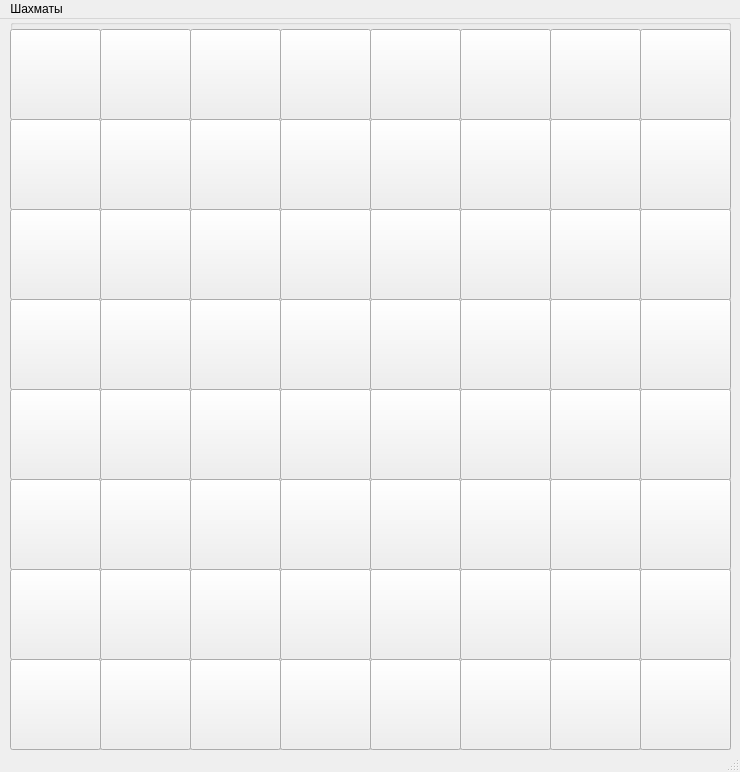
<?xml version="1.0" encoding="UTF-8"?>
<ui version="4.0">
 <class>MainWindow</class>
 <widget class="QMainWindow" name="MainWindow">
  <property name="geometry">
   <rect>
    <x>0</x>
    <y>0</y>
    <width>740</width>
    <height>772</height>
   </rect>
  </property>
  <property name="windowTitle">
   <string>MainWindow</string>
  </property>
  <widget class="QWidget" name="centralwidget">
   <widget class="QGroupBox" name="groupBox">
    <property name="geometry">
     <rect>
      <x>10</x>
      <y>0</y>
      <width>721</width>
      <height>731</height>
     </rect>
    </property>
    <property name="title">
     <string/>
    </property>
    <widget class="QPushButton" name="p1">
     <property name="enabled">
      <bool>true</bool>
     </property>
     <property name="geometry">
      <rect>
       <x>0</x>
       <y>640</y>
       <width>91</width>
       <height>91</height>
      </rect>
     </property>
     <property name="text">
      <string/>
     </property>
     <property name="iconSize">
      <size>
       <width>52</width>
       <height>150</height>
      </size>
     </property>
     <property name="checkable">
      <bool>false</bool>
     </property>
     <property name="default">
      <bool>false</bool>
     </property>
    </widget>
    <widget class="QPushButton" name="p2">
     <property name="geometry">
      <rect>
       <x>90</x>
       <y>640</y>
       <width>91</width>
       <height>91</height>
      </rect>
     </property>
     <property name="text">
      <string/>
     </property>
     <property name="icon">
      <iconset>
       <normaloff>chess_figures/hourse_black.bmp</normaloff>chess_figures/hourse_black.bmp</iconset>
     </property>
     <property name="iconSize">
      <size>
       <width>47</width>
       <height>145</height>
      </size>
     </property>
    </widget>
    <widget class="QPushButton" name="p3">
     <property name="geometry">
      <rect>
       <x>180</x>
       <y>640</y>
       <width>91</width>
       <height>91</height>
      </rect>
     </property>
     <property name="text">
      <string/>
     </property>
     <property name="icon">
      <iconset>
       <normaloff>chess_figures/slon_black.bmp</normaloff>chess_figures/slon_black.bmp</iconset>
     </property>
     <property name="iconSize">
      <size>
       <width>47</width>
       <height>145</height>
      </size>
     </property>
    </widget>
    <widget class="QPushButton" name="p4">
     <property name="geometry">
      <rect>
       <x>270</x>
       <y>640</y>
       <width>91</width>
       <height>91</height>
      </rect>
     </property>
     <property name="text">
      <string/>
     </property>
     <property name="iconSize">
      <size>
       <width>45</width>
       <height>150</height>
      </size>
     </property>
    </widget>
    <widget class="QPushButton" name="p10">
     <property name="geometry">
      <rect>
       <x>90</x>
       <y>550</y>
       <width>91</width>
       <height>91</height>
      </rect>
     </property>
     <property name="text">
      <string/>
     </property>
     <property name="icon">
      <iconset>
       <normaloff>chess_figures/peshka_black.bmp</normaloff>chess_figures/peshka_black.bmp</iconset>
     </property>
     <property name="iconSize">
      <size>
       <width>52</width>
       <height>150</height>
      </size>
     </property>
    </widget>
    <widget class="QPushButton" name="p12">
     <property name="geometry">
      <rect>
       <x>270</x>
       <y>550</y>
       <width>91</width>
       <height>91</height>
      </rect>
     </property>
     <property name="text">
      <string/>
     </property>
     <property name="icon">
      <iconset>
       <normaloff>chess_figures/peshka_black.bmp</normaloff>chess_figures/peshka_black.bmp</iconset>
     </property>
     <property name="iconSize">
      <size>
       <width>52</width>
       <height>150</height>
      </size>
     </property>
    </widget>
    <widget class="QPushButton" name="p9">
     <property name="enabled">
      <bool>true</bool>
     </property>
     <property name="geometry">
      <rect>
       <x>0</x>
       <y>550</y>
       <width>91</width>
       <height>91</height>
      </rect>
     </property>
     <property name="text">
      <string/>
     </property>
     <property name="iconSize">
      <size>
       <width>52</width>
       <height>150</height>
      </size>
     </property>
     <property name="shortcut">
      <string/>
     </property>
     <property name="checkable">
      <bool>false</bool>
     </property>
     <property name="autoDefault">
      <bool>false</bool>
     </property>
     <property name="default">
      <bool>false</bool>
     </property>
     <property name="flat">
      <bool>false</bool>
     </property>
    </widget>
    <widget class="QPushButton" name="p11">
     <property name="geometry">
      <rect>
       <x>180</x>
       <y>550</y>
       <width>91</width>
       <height>91</height>
      </rect>
     </property>
     <property name="text">
      <string/>
     </property>
     <property name="icon">
      <iconset>
       <normaloff>chess_figures/peshka_black.bmp</normaloff>chess_figures/peshka_black.bmp</iconset>
     </property>
     <property name="iconSize">
      <size>
       <width>52</width>
       <height>150</height>
      </size>
     </property>
    </widget>
    <widget class="QPushButton" name="p18">
     <property name="geometry">
      <rect>
       <x>90</x>
       <y>460</y>
       <width>91</width>
       <height>91</height>
      </rect>
     </property>
     <property name="text">
      <string/>
     </property>
    </widget>
    <widget class="QPushButton" name="p20">
     <property name="geometry">
      <rect>
       <x>270</x>
       <y>460</y>
       <width>91</width>
       <height>91</height>
      </rect>
     </property>
     <property name="text">
      <string/>
     </property>
    </widget>
    <widget class="QPushButton" name="p17">
     <property name="geometry">
      <rect>
       <x>0</x>
       <y>460</y>
       <width>91</width>
       <height>91</height>
      </rect>
     </property>
     <property name="text">
      <string/>
     </property>
    </widget>
    <widget class="QPushButton" name="p19">
     <property name="geometry">
      <rect>
       <x>180</x>
       <y>460</y>
       <width>91</width>
       <height>91</height>
      </rect>
     </property>
     <property name="text">
      <string/>
     </property>
    </widget>
    <widget class="QPushButton" name="p26">
     <property name="geometry">
      <rect>
       <x>90</x>
       <y>370</y>
       <width>91</width>
       <height>91</height>
      </rect>
     </property>
     <property name="text">
      <string/>
     </property>
    </widget>
    <widget class="QPushButton" name="p28">
     <property name="geometry">
      <rect>
       <x>270</x>
       <y>370</y>
       <width>91</width>
       <height>91</height>
      </rect>
     </property>
     <property name="text">
      <string/>
     </property>
    </widget>
    <widget class="QPushButton" name="p25">
     <property name="geometry">
      <rect>
       <x>0</x>
       <y>370</y>
       <width>91</width>
       <height>91</height>
      </rect>
     </property>
     <property name="text">
      <string/>
     </property>
    </widget>
    <widget class="QPushButton" name="p27">
     <property name="geometry">
      <rect>
       <x>180</x>
       <y>370</y>
       <width>91</width>
       <height>91</height>
      </rect>
     </property>
     <property name="text">
      <string/>
     </property>
    </widget>
    <widget class="QPushButton" name="p58">
     <property name="geometry">
      <rect>
       <x>90</x>
       <y>10</y>
       <width>91</width>
       <height>91</height>
      </rect>
     </property>
     <property name="text">
      <string/>
     </property>
     <property name="iconSize">
      <size>
       <width>80</width>
       <height>82</height>
      </size>
     </property>
    </widget>
    <widget class="QPushButton" name="p50">
     <property name="geometry">
      <rect>
       <x>90</x>
       <y>100</y>
       <width>91</width>
       <height>91</height>
      </rect>
     </property>
     <property name="text">
      <string/>
     </property>
     <property name="iconSize">
      <size>
       <width>82</width>
       <height>86</height>
      </size>
     </property>
    </widget>
    <widget class="QPushButton" name="p59">
     <property name="geometry">
      <rect>
       <x>180</x>
       <y>10</y>
       <width>91</width>
       <height>91</height>
      </rect>
     </property>
     <property name="text">
      <string/>
     </property>
     <property name="iconSize">
      <size>
       <width>80</width>
       <height>82</height>
      </size>
     </property>
    </widget>
    <widget class="QPushButton" name="p42">
     <property name="geometry">
      <rect>
       <x>90</x>
       <y>190</y>
       <width>91</width>
       <height>91</height>
      </rect>
     </property>
     <property name="text">
      <string/>
     </property>
    </widget>
    <widget class="QPushButton" name="p34">
     <property name="geometry">
      <rect>
       <x>90</x>
       <y>280</y>
       <width>91</width>
       <height>91</height>
      </rect>
     </property>
     <property name="text">
      <string/>
     </property>
    </widget>
    <widget class="QPushButton" name="p60">
     <property name="geometry">
      <rect>
       <x>270</x>
       <y>10</y>
       <width>91</width>
       <height>91</height>
      </rect>
     </property>
     <property name="text">
      <string/>
     </property>
     <property name="iconSize">
      <size>
       <width>80</width>
       <height>82</height>
      </size>
     </property>
    </widget>
    <widget class="QPushButton" name="p52">
     <property name="geometry">
      <rect>
       <x>270</x>
       <y>100</y>
       <width>91</width>
       <height>91</height>
      </rect>
     </property>
     <property name="text">
      <string/>
     </property>
     <property name="iconSize">
      <size>
       <width>82</width>
       <height>86</height>
      </size>
     </property>
    </widget>
    <widget class="QPushButton" name="p44">
     <property name="geometry">
      <rect>
       <x>270</x>
       <y>190</y>
       <width>91</width>
       <height>91</height>
      </rect>
     </property>
     <property name="text">
      <string/>
     </property>
    </widget>
    <widget class="QPushButton" name="p36">
     <property name="geometry">
      <rect>
       <x>270</x>
       <y>280</y>
       <width>91</width>
       <height>91</height>
      </rect>
     </property>
     <property name="text">
      <string/>
     </property>
    </widget>
    <widget class="QPushButton" name="p57">
     <property name="enabled">
      <bool>true</bool>
     </property>
     <property name="geometry">
      <rect>
       <x>0</x>
       <y>10</y>
       <width>91</width>
       <height>91</height>
      </rect>
     </property>
     <property name="sizePolicy">
      <sizepolicy hsizetype="Minimum" vsizetype="Fixed">
       <horstretch>0</horstretch>
       <verstretch>0</verstretch>
      </sizepolicy>
     </property>
     <property name="text">
      <string/>
     </property>
     <property name="iconSize">
      <size>
       <width>80</width>
       <height>82</height>
      </size>
     </property>
    </widget>
    <widget class="QPushButton" name="p49">
     <property name="geometry">
      <rect>
       <x>0</x>
       <y>100</y>
       <width>91</width>
       <height>91</height>
      </rect>
     </property>
     <property name="text">
      <string/>
     </property>
     <property name="iconSize">
      <size>
       <width>82</width>
       <height>86</height>
      </size>
     </property>
    </widget>
    <widget class="QPushButton" name="p41">
     <property name="geometry">
      <rect>
       <x>0</x>
       <y>190</y>
       <width>91</width>
       <height>91</height>
      </rect>
     </property>
     <property name="text">
      <string/>
     </property>
    </widget>
    <widget class="QPushButton" name="p43">
     <property name="geometry">
      <rect>
       <x>180</x>
       <y>190</y>
       <width>91</width>
       <height>91</height>
      </rect>
     </property>
     <property name="text">
      <string/>
     </property>
    </widget>
    <widget class="QPushButton" name="p33">
     <property name="geometry">
      <rect>
       <x>0</x>
       <y>280</y>
       <width>91</width>
       <height>91</height>
      </rect>
     </property>
     <property name="text">
      <string/>
     </property>
    </widget>
    <widget class="QPushButton" name="p51">
     <property name="geometry">
      <rect>
       <x>180</x>
       <y>100</y>
       <width>91</width>
       <height>91</height>
      </rect>
     </property>
     <property name="text">
      <string/>
     </property>
     <property name="iconSize">
      <size>
       <width>82</width>
       <height>86</height>
      </size>
     </property>
    </widget>
    <widget class="QPushButton" name="p35">
     <property name="geometry">
      <rect>
       <x>180</x>
       <y>280</y>
       <width>91</width>
       <height>91</height>
      </rect>
     </property>
     <property name="text">
      <string/>
     </property>
    </widget>
    <widget class="QPushButton" name="p62">
     <property name="geometry">
      <rect>
       <x>450</x>
       <y>10</y>
       <width>91</width>
       <height>91</height>
      </rect>
     </property>
     <property name="text">
      <string/>
     </property>
     <property name="iconSize">
      <size>
       <width>80</width>
       <height>82</height>
      </size>
     </property>
    </widget>
    <widget class="QPushButton" name="p54">
     <property name="geometry">
      <rect>
       <x>450</x>
       <y>100</y>
       <width>91</width>
       <height>91</height>
      </rect>
     </property>
     <property name="text">
      <string/>
     </property>
     <property name="iconSize">
      <size>
       <width>82</width>
       <height>86</height>
      </size>
     </property>
    </widget>
    <widget class="QPushButton" name="p63">
     <property name="geometry">
      <rect>
       <x>540</x>
       <y>10</y>
       <width>91</width>
       <height>91</height>
      </rect>
     </property>
     <property name="text">
      <string/>
     </property>
     <property name="iconSize">
      <size>
       <width>80</width>
       <height>82</height>
      </size>
     </property>
    </widget>
    <widget class="QPushButton" name="p46">
     <property name="geometry">
      <rect>
       <x>450</x>
       <y>190</y>
       <width>91</width>
       <height>91</height>
      </rect>
     </property>
     <property name="text">
      <string/>
     </property>
    </widget>
    <widget class="QPushButton" name="p38">
     <property name="geometry">
      <rect>
       <x>450</x>
       <y>280</y>
       <width>91</width>
       <height>91</height>
      </rect>
     </property>
     <property name="text">
      <string/>
     </property>
    </widget>
    <widget class="QPushButton" name="p64">
     <property name="geometry">
      <rect>
       <x>630</x>
       <y>10</y>
       <width>91</width>
       <height>91</height>
      </rect>
     </property>
     <property name="text">
      <string/>
     </property>
     <property name="iconSize">
      <size>
       <width>80</width>
       <height>82</height>
      </size>
     </property>
    </widget>
    <widget class="QPushButton" name="p56">
     <property name="geometry">
      <rect>
       <x>630</x>
       <y>100</y>
       <width>91</width>
       <height>91</height>
      </rect>
     </property>
     <property name="text">
      <string/>
     </property>
     <property name="iconSize">
      <size>
       <width>82</width>
       <height>86</height>
      </size>
     </property>
    </widget>
    <widget class="QPushButton" name="p48">
     <property name="geometry">
      <rect>
       <x>630</x>
       <y>190</y>
       <width>91</width>
       <height>91</height>
      </rect>
     </property>
     <property name="text">
      <string/>
     </property>
    </widget>
    <widget class="QPushButton" name="p40">
     <property name="geometry">
      <rect>
       <x>630</x>
       <y>280</y>
       <width>91</width>
       <height>91</height>
      </rect>
     </property>
     <property name="text">
      <string/>
     </property>
    </widget>
    <widget class="QPushButton" name="p61">
     <property name="geometry">
      <rect>
       <x>360</x>
       <y>10</y>
       <width>91</width>
       <height>91</height>
      </rect>
     </property>
     <property name="text">
      <string/>
     </property>
     <property name="iconSize">
      <size>
       <width>80</width>
       <height>82</height>
      </size>
     </property>
    </widget>
    <widget class="QPushButton" name="p53">
     <property name="geometry">
      <rect>
       <x>360</x>
       <y>100</y>
       <width>91</width>
       <height>91</height>
      </rect>
     </property>
     <property name="text">
      <string/>
     </property>
     <property name="iconSize">
      <size>
       <width>82</width>
       <height>86</height>
      </size>
     </property>
    </widget>
    <widget class="QPushButton" name="p45">
     <property name="geometry">
      <rect>
       <x>360</x>
       <y>190</y>
       <width>91</width>
       <height>91</height>
      </rect>
     </property>
     <property name="text">
      <string/>
     </property>
    </widget>
    <widget class="QPushButton" name="p47">
     <property name="geometry">
      <rect>
       <x>540</x>
       <y>190</y>
       <width>91</width>
       <height>91</height>
      </rect>
     </property>
     <property name="text">
      <string/>
     </property>
    </widget>
    <widget class="QPushButton" name="p37">
     <property name="geometry">
      <rect>
       <x>360</x>
       <y>280</y>
       <width>91</width>
       <height>91</height>
      </rect>
     </property>
     <property name="text">
      <string/>
     </property>
    </widget>
    <widget class="QPushButton" name="p55">
     <property name="geometry">
      <rect>
       <x>540</x>
       <y>100</y>
       <width>91</width>
       <height>91</height>
      </rect>
     </property>
     <property name="text">
      <string/>
     </property>
     <property name="iconSize">
      <size>
       <width>82</width>
       <height>86</height>
      </size>
     </property>
    </widget>
    <widget class="QPushButton" name="p39">
     <property name="geometry">
      <rect>
       <x>540</x>
       <y>280</y>
       <width>91</width>
       <height>91</height>
      </rect>
     </property>
     <property name="text">
      <string/>
     </property>
    </widget>
    <widget class="QPushButton" name="p30">
     <property name="geometry">
      <rect>
       <x>450</x>
       <y>370</y>
       <width>91</width>
       <height>91</height>
      </rect>
     </property>
     <property name="text">
      <string/>
     </property>
    </widget>
    <widget class="QPushButton" name="p22">
     <property name="geometry">
      <rect>
       <x>450</x>
       <y>460</y>
       <width>91</width>
       <height>91</height>
      </rect>
     </property>
     <property name="text">
      <string/>
     </property>
    </widget>
    <widget class="QPushButton" name="p31">
     <property name="geometry">
      <rect>
       <x>540</x>
       <y>370</y>
       <width>91</width>
       <height>91</height>
      </rect>
     </property>
     <property name="text">
      <string/>
     </property>
    </widget>
    <widget class="QPushButton" name="p14">
     <property name="geometry">
      <rect>
       <x>450</x>
       <y>550</y>
       <width>91</width>
       <height>91</height>
      </rect>
     </property>
     <property name="text">
      <string/>
     </property>
     <property name="icon">
      <iconset>
       <normaloff>chess_figures/peshka_black.bmp</normaloff>chess_figures/peshka_black.bmp</iconset>
     </property>
     <property name="iconSize">
      <size>
       <width>52</width>
       <height>150</height>
      </size>
     </property>
    </widget>
    <widget class="QPushButton" name="p6">
     <property name="geometry">
      <rect>
       <x>450</x>
       <y>640</y>
       <width>91</width>
       <height>91</height>
      </rect>
     </property>
     <property name="text">
      <string/>
     </property>
     <property name="icon">
      <iconset>
       <normaloff>chess_figures/slon_black.bmp</normaloff>chess_figures/slon_black.bmp</iconset>
     </property>
     <property name="iconSize">
      <size>
       <width>47</width>
       <height>145</height>
      </size>
     </property>
    </widget>
    <widget class="QPushButton" name="p32">
     <property name="geometry">
      <rect>
       <x>630</x>
       <y>370</y>
       <width>91</width>
       <height>91</height>
      </rect>
     </property>
     <property name="text">
      <string/>
     </property>
    </widget>
    <widget class="QPushButton" name="p24">
     <property name="geometry">
      <rect>
       <x>630</x>
       <y>460</y>
       <width>91</width>
       <height>91</height>
      </rect>
     </property>
     <property name="text">
      <string/>
     </property>
    </widget>
    <widget class="QPushButton" name="p16">
     <property name="geometry">
      <rect>
       <x>630</x>
       <y>550</y>
       <width>91</width>
       <height>91</height>
      </rect>
     </property>
     <property name="text">
      <string/>
     </property>
     <property name="icon">
      <iconset>
       <normaloff>chess_figures/peshka_black.bmp</normaloff>chess_figures/peshka_black.bmp</iconset>
     </property>
     <property name="iconSize">
      <size>
       <width>52</width>
       <height>150</height>
      </size>
     </property>
    </widget>
    <widget class="QPushButton" name="p8">
     <property name="geometry">
      <rect>
       <x>630</x>
       <y>640</y>
       <width>91</width>
       <height>91</height>
      </rect>
     </property>
     <property name="text">
      <string/>
     </property>
     <property name="icon">
      <iconset>
       <normaloff>chess_figures/lad_black.bmp</normaloff>chess_figures/lad_black.bmp</iconset>
     </property>
     <property name="iconSize">
      <size>
       <width>52</width>
       <height>150</height>
      </size>
     </property>
    </widget>
    <widget class="QPushButton" name="p29">
     <property name="geometry">
      <rect>
       <x>360</x>
       <y>370</y>
       <width>91</width>
       <height>91</height>
      </rect>
     </property>
     <property name="text">
      <string/>
     </property>
    </widget>
    <widget class="QPushButton" name="p21">
     <property name="geometry">
      <rect>
       <x>360</x>
       <y>460</y>
       <width>91</width>
       <height>91</height>
      </rect>
     </property>
     <property name="text">
      <string/>
     </property>
    </widget>
    <widget class="QPushButton" name="p13">
     <property name="geometry">
      <rect>
       <x>360</x>
       <y>550</y>
       <width>91</width>
       <height>91</height>
      </rect>
     </property>
     <property name="text">
      <string/>
     </property>
     <property name="icon">
      <iconset>
       <normaloff>chess_figures/peshka_black.bmp</normaloff>chess_figures/peshka_black.bmp</iconset>
     </property>
     <property name="iconSize">
      <size>
       <width>52</width>
       <height>150</height>
      </size>
     </property>
    </widget>
    <widget class="QPushButton" name="p15">
     <property name="geometry">
      <rect>
       <x>540</x>
       <y>550</y>
       <width>91</width>
       <height>91</height>
      </rect>
     </property>
     <property name="text">
      <string/>
     </property>
     <property name="icon">
      <iconset>
       <normaloff>chess_figures/peshka_black.bmp</normaloff>chess_figures/peshka_black.bmp</iconset>
     </property>
     <property name="iconSize">
      <size>
       <width>52</width>
       <height>150</height>
      </size>
     </property>
    </widget>
    <widget class="QPushButton" name="p5">
     <property name="geometry">
      <rect>
       <x>360</x>
       <y>640</y>
       <width>91</width>
       <height>91</height>
      </rect>
     </property>
     <property name="text">
      <string/>
     </property>
     <property name="iconSize">
      <size>
       <width>37</width>
       <height>135</height>
      </size>
     </property>
    </widget>
    <widget class="QPushButton" name="p23">
     <property name="geometry">
      <rect>
       <x>540</x>
       <y>460</y>
       <width>91</width>
       <height>91</height>
      </rect>
     </property>
     <property name="text">
      <string/>
     </property>
    </widget>
    <widget class="QPushButton" name="p7">
     <property name="geometry">
      <rect>
       <x>540</x>
       <y>640</y>
       <width>91</width>
       <height>91</height>
      </rect>
     </property>
     <property name="text">
      <string/>
     </property>
     <property name="icon">
      <iconset>
       <normaloff>chess_figures/hourse_black.bmp</normaloff>chess_figures/hourse_black.bmp</iconset>
     </property>
     <property name="iconSize">
      <size>
       <width>47</width>
       <height>145</height>
      </size>
     </property>
    </widget>
   </widget>
   <widget class="QPushButton" name="endButton">
    <property name="enabled">
     <bool>true</bool>
    </property>
    <property name="geometry">
     <rect>
      <x>0</x>
      <y>0</y>
      <width>0</width>
      <height>0</height>
     </rect>
    </property>
    <property name="acceptDrops">
     <bool>false</bool>
    </property>
    <property name="text">
     <string/>
    </property>
    <property name="shortcut">
     <string/>
    </property>
   </widget>
  </widget>
  <widget class="QMenuBar" name="menubar">
   <property name="geometry">
    <rect>
     <x>0</x>
     <y>0</y>
     <width>740</width>
     <height>21</height>
    </rect>
   </property>
   <widget class="QMenu" name="menu">
    <property name="title">
     <string>Шахматы</string>
    </property>
   </widget>
   <addaction name="menu"/>
  </widget>
  <widget class="QStatusBar" name="statusbar"/>
 </widget>
 <resources/>
 <connections/>
</ui>
